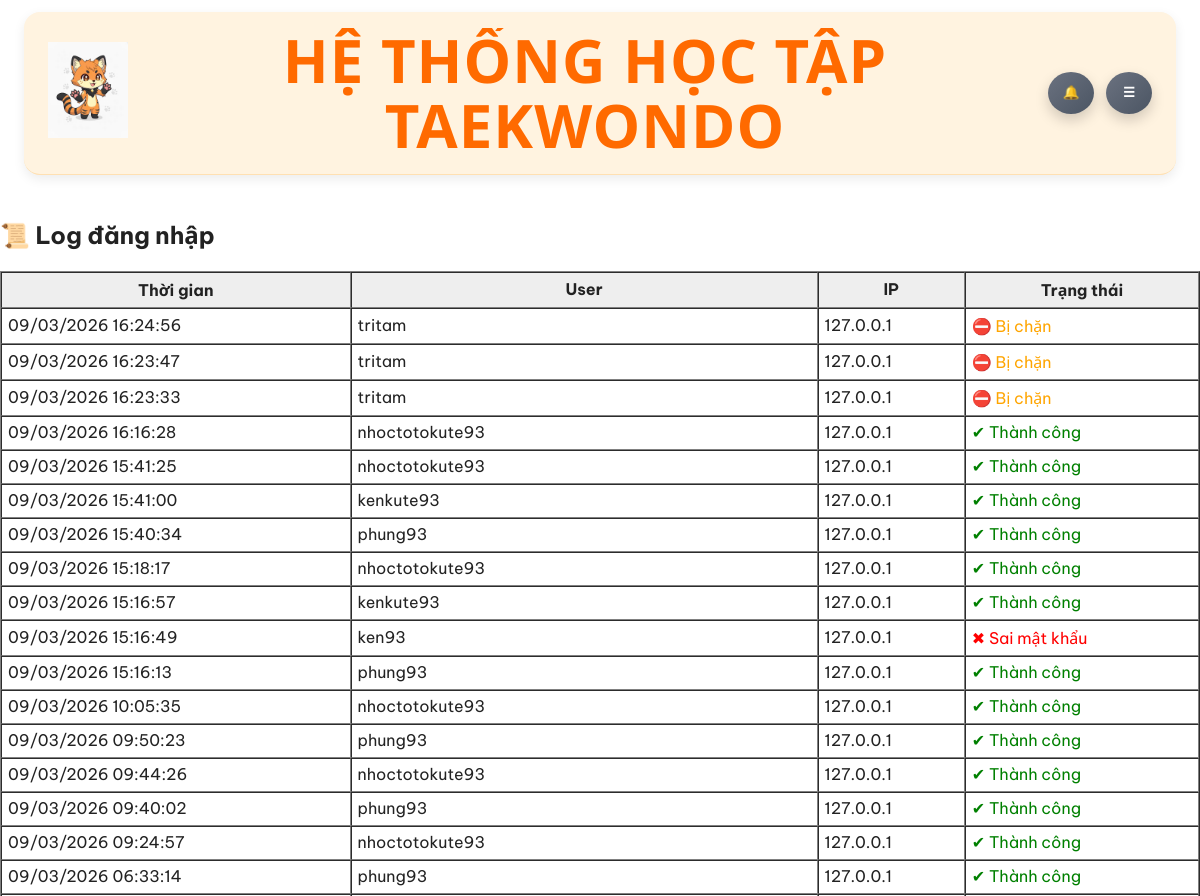
Before: /admin/logs (signed in, upper part) with the older database file.
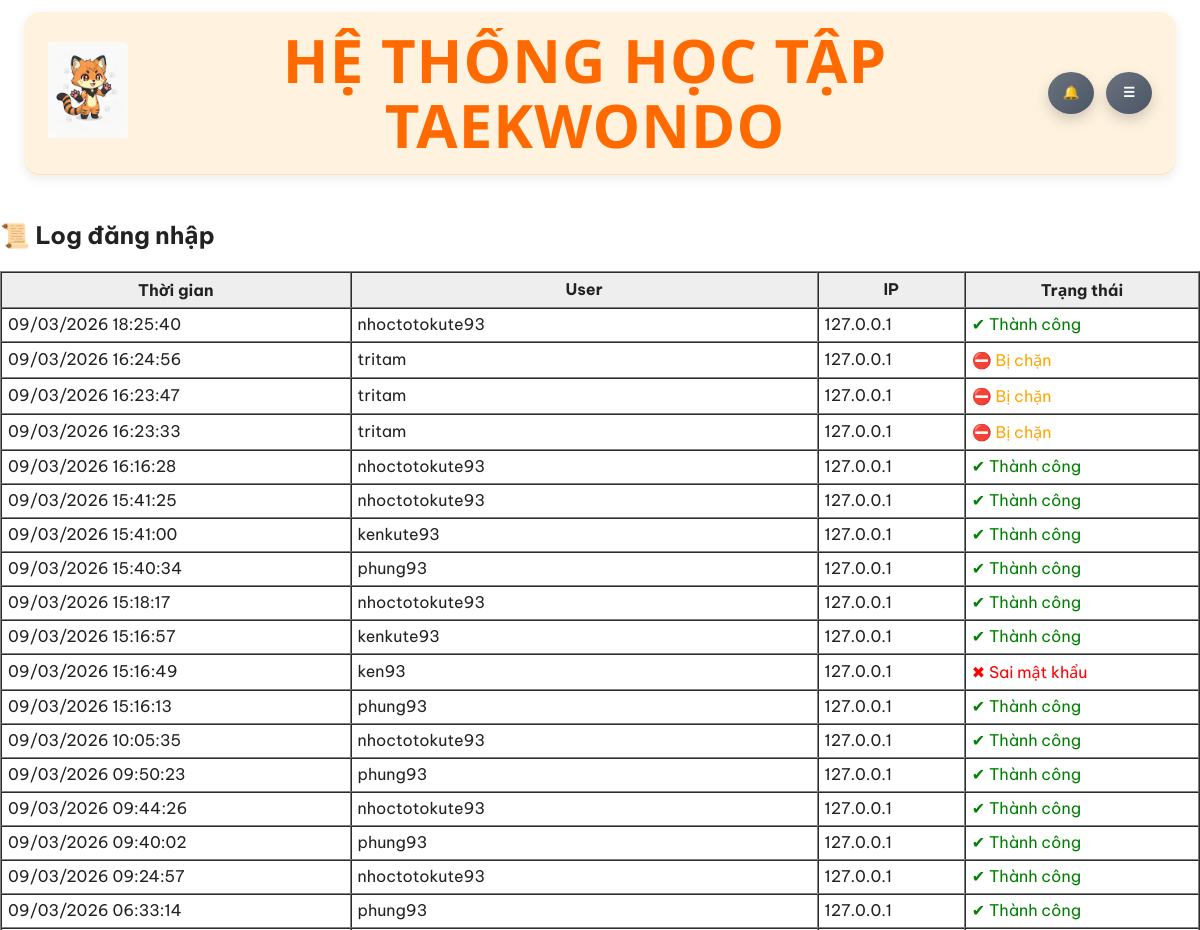
After: the same page with the newer database file.
### Hệ thống ôn tập Taekwondo.py (models this page shows)
class LoginLog(db.Model):
    id = db.Column(db.Integer, primary_key=True)
    username = db.Column(db.String(80))
    ip = db.Column(db.String(50))
    status = db.Column(db.String(30))  # success / blocked / failed
    created_at = db.Column(db.DateTime, default=datetime.utcnow)

### Hệ thống ôn tập Taekwondo.py (the view)
@app.route("/admin/logs")
@login_required
def admin_logs():
    admin_required()
    logs = LoginLog.query.order_by(LoginLog.id.desc()).limit(300).all()
    return render_template(
        "admin_logs.html",
        logs=logs
    )

### Hệ thống ôn tập Taekwondo.py (called while the page is built, shortened)
def now_vn():
    return datetime.now(VN_TZ)

@app.before_request
def force_change_password():
    if not current_user.is_authenticated:
        return
    allowed = [
        "account",
        "account_change_password",
        "logout",
        "static"
    ]
    if current_user.must_change_password:
        if request.endpoint not in allowed:
            return redirect(url_for("account"))

@app.context_processor
def inject_year():
    return {"current_year": datetime.now().year}

@app.context_processor
def inject_header_notifications():
    items = []
    unread_count = 0
    try:
        if current_user.is_authenticated:
            cleanup_old_notifications(30)
            if current_user.role == "admin":
                all_admin_items = (
                    Notification.query
                    .filter_by(role="admin")
                    .order_by(Notification.created_at.desc(), Notification.id.desc())
                    .all()
                )
                sorted_items = sorted(all_admin_items, key=admin_notification_priority)
                items = sorted_items[:10]
                unread_count = sum(1 for x in all_admin_items if not x.is_read)
    except Exception as e:
        print("[inject_header_notifications] ERROR:", e)
    return dict(
        header_notifications=items,
        header_notification_unread=unread_count
    )

def admin_notification_priority(n):
    action = (n.action_type or "").strip().lower()
    if action == "renew_request" and not bool(n.is_done):
        return (0, -(n.id or 0))
    if action == "feedback" and not bool(n.is_read) and not bool(n.is_done):
        return (1, -(n.id or 0))
    if action == "renew_request" and bool(n.is_done):
        return (2, -(n.id or 0))
    if action == "feedback":
        return (3, -(n.id or 0))
    return (9, -(n.id or 0))

def cleanup_old_notifications(days=30):
    cutoff = now_vn() - timedelta(days=days)
    try:
        old_items = Notification.query.filter(Notification.created_at < cutoff).all()
        if old_items:
            for n in old_items:
                db.session.delete(n)
            db.session.commit()
    except Exception as e:
        db.session.rollback()
        print("[cleanup_old_notifications] ERROR:", e)

@login_manager.user_loader
def load_user(user_id):
    return db.session.get(User, int(user_id))

def admin_required():
    if not current_user.is_authenticated:
        abort(401)
    if current_user.username != "nhoctotokute93":
        abort(403)

### templates/admin_logs.html
{% extends "base.html" %}
{% block content %}
<h2>📜 Log đăng nhập</h2>
<table border="1" cellpadding="6" cellspacing="0" width="100%">
  <tr style="background:#eee">
    <th>Thời gian</th>
    <th>User</th>
    <th>IP</th>
    <th>Trạng thái</th>
  </tr>
  {% for log in logs %}
  <tr>
    <td>{{ log.created_at.strftime("%d/%m/%Y %H:%M:%S") }}</td>
    <td>{{ log.username }}</td>
    <td>{{ log.ip }}</td>
    <td>
      {% if log.status == "success" %}
        <span style="color:green">✔ Thành công</span>
      {% elif log.status == "failed" %}
        <span style="color:red">✖ Sai mật khẩu</span>
      {% elif log.status == "blocked" %}
        <span style="color:orange">⛔ Bị chặn</span>
      {% endif %}
    </td>
  </tr>
  {% endfor %}
</table>
{% endblock %}

### templates/base.html (shortened to what this page needs)
<!doctype html>
<html lang="vi">
<head>
  <link rel="stylesheet" href="{{ url_for('static', filename='css/base.css') }}">
  <link rel="stylesheet" href="{{ url_for('static', filename='css/layout.css') }}">
  <link rel="stylesheet" href="{{ url_for('static', filename='css/edu.css') }}">
  <link rel="stylesheet" href="{{ url_for('static', filename='css/ui.css') }}">
  <link rel="stylesheet" href="{{ url_for('static', filename='css/lesson.css') }}?v=20260227_4">
  <link rel="stylesheet" href="{{ url_for('static', filename='css/sets.css') }}">
  <link rel="stylesheet" href="{{ url_for('static', filename='css/effects.css') }}">
  <link rel="stylesheet" href="{{ url_for('static', filename='css/quiz.css') }}">
  <link rel="stylesheet" href="{{ url_for('static', filename='css/result.css') }}">
  <link rel="stylesheet" href="{{ url_for('static', filename='css/modal.css') }}">
</head>
<body class="some-existing-class {% block body_class %}{% endblock %}">
  {% set PAGE_CLASS = (self.body_class()|trim) %}
  <div class="layout-app">
    {% if PAGE_CLASS != "login-page" %}
    <div class="layout-container-full layout-header-wrapper">
      <header class="layout-header-main">
        <div class="layout-header-logo">
          <a href="{{ url_for('sets') }}">
            <img src="{{ url_for('static', filename='logo.jpg') }}" alt="Logo">
          </a>
        </div>
        <div class="layout-header-title">
          HỆ THỐNG HỌC TẬP TAEKWONDO
        </div>
        <div class="layout-header-actions">
          {% if current_user.is_authenticated %}
          <button class="ui-icon-btn ui-icon-btn--gray header-noti-btn"
                  id="notificationBtn"
                  aria-label="Mở thông báo"
                  title="Thông báo">
            🔔
          </button>
          {% endif %}
          <button class="ui-icon-btn ui-icon-btn--gray header-menu-btn"
                  id="hamburgerBtn"
                  aria-label="Mở menu"
                  title="Bộ điều khiển">☰</button>
        </div>
      </header>
    </div>
    {% endif %}
    <main class="layout-content">
      {% block content %}{% endblock %}
    </main>
  </div>
</body>
</html>

### static/css/base.css (style rules this page uses)
* { box-sizing: border-box; font-family: Arial, Helvetica, sans-serif; }
html, body { margin:0; padding:0; height:100%; overflow:auto; }
body { min-height: 100vh; font-family: "Segoe UI", sans-serif; color: #222; background: none; }
a { text-decoration: none; color: #2563eb; }
:root { --font-main: "Be Vietnam Pro", system-ui, -apple-system, "Segoe UI", Roboto, "Helvetica Neue", Arial, "Noto Sans", "Liberation Sans", sans-serif; }
html, body { font-family: var(--font-main) !important; text-rendering: geometricPrecision; -webkit-font-smoothing: antialiased; -moz-osx-font-smoothing: grayscale; }
*, *::before, *::after { font-family: inherit; }
button, input, select, textarea { font-family: inherit !important; }
h1, h2, h3, h4, h5, h6 { font-family: inherit !important; }
small, label, a, p, span, li { font-family: inherit !important; }

### static/css/layout.css (style rules this page uses)
.layout-container-full { width: 100%; padding: 12px 24px; }
.layout-header-main { display: flex; align-items: center; gap: 16px; background: #fff3e0; border-bottom: 1px solid #FFE0B2; border-radius: 16px; padding: 16px 24px; box-shadow: 0 4px 12px rgba(0,0,0,.08); position: sticky; top: 0; z-index: 5000; overflow: visible; }
.layout-header-logo img { height: 96px; cursor: pointer; }
.layout-header-title { flex: 1 1 auto; min-width: 0; text-align: center; font-family: "Segoe UI", "Inter", "Roboto", system-ui, sans-serif; font-size: clamp(28px, 5vw, 60px); font-weight: 700; color: #ff6a00; letter-spacing: 1px; text-transform: uppercase; white-space: normal; line-height: 1.08; word-break: normal; overflow-wrap: break-word; display: -webkit-box; -webkit-line-clamp: 2; -webkit-box-orient: vertical; overflow: hidden; max-width: 100%; margin: 0 auto; }
.layout-header-actions { position: relative; display: flex; align-items: center; justify-content: flex-end; gap: 12px; flex-shrink: 0; }
.header-noti-btn, .header-menu-btn { position: relative; z-index: 20; flex: 0 0 auto; }
.header-noti-btn { order: 1; }
.header-menu-btn { order: 2; }
.ui-icon-btn { display: inline-flex; align-items: center; justify-content: center; min-width: 46px; height: 46px; padding: 0; }
.layout-app { height: 100vh; display: flex; flex-direction: column; }
.layout-content { width: 100%; max-width: none; margin: 0; padding: 12px 0 0; position: relative; z-index: auto; flex: 1; overflow-y: auto; }
.layout-header-main { display: grid; grid-template-columns: 90px 1fr auto; align-items: center; column-gap: 18px; }
.layout-header-title { min-width: 0; text-align: center; }
.layout-header-actions { min-width: 120px; }
.layout-header-actions { position: relative; display: flex; align-items: center; justify-content: flex-end; gap: 12px; min-width: 120px; flex-shrink: 0; }
.header-noti-btn, .header-menu-btn { position: relative !important; top: auto !important; right: auto !important; transform: none !important; display: inline-flex; align-items: center; justify-content: center; width: 46px; height: 46px; min-width: 46px; padding: 0; margin: 0; flex: 0 0 46px; z-index: 20; }
.header-noti-btn, .header-menu-btn, .ui-icon-btn { line-height: 1; vertical-align: middle; }
.ui-icon-btn { display: inline-flex; align-items: center; justify-content: center; width: 46px; height: 46px; min-width: 46px; border-radius: 999px; padding: 0; }

### static/css/ui.css (style rules this page uses)
:root { --ui-radius-pill: 999px; --ui-radius-12: 12px; --ui-radius-14: 14px; --ui-radius-18: 18px; --ui-blue-1:#2563eb; --ui-blue-2:#3b82f6; --ui-green-1:#16a34a; --ui-green-2:#22c55e; --ui-red-1:#ef4444; --ui-red-2:#dc2626; --ui-gray-1:#6b7280; --ui-gray-2:#4b5563; --ui-yellow-1:#ffe066; --ui-yellow-2:#f7b500; --ui-pink-1:#fda4af; --ui-pink-2:#fb7185; --ui-shadow-main: 0 6px 14px rgba(0,0,0,.18); --ui-shadow-soft: 0 14px 30px rgba(0,0,0,.10); --ui-focus-ring: 0 0 0 4px rgba(37,99,235,.14); }
.ui-icon-btn { width:42px; height:42px; border-radius:50%; border:none; cursor:pointer; display:flex; align-items:center; justify-content:center; font-weight:900; color:#fff; box-shadow:var(--ui-shadow-main); transition:transform .18s ease, filter .18s ease; }
.ui-icon-btn--gray { background: linear-gradient(135deg,var(--ui-gray-1),var(--ui-gray-2)); }

### static/css/result.css (style rules this page uses)
:root { --rs-text: #111827; --rs-muted:#6b7280; --rs-red:#e53935; --rs-orange:#ea580c; --rs-border:#e5e7eb; --rs-card:#ffffff; --rs-soft-blue:#f7fbff; --rs-soft-blue-bd:#e3eef8; --rs-shadow: 0 20px 50px rgba(0,0,0,.18); }

Changed rows visible on the page:
added LoginLog: created_at "09/03/2026 18:25:40", username "nhoctotokute93", ip "127.0.0.1", status "✔ Thành công"
